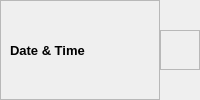
        <widget class="QWidget" name="FooterContainer" native="true">
         <layout class="QHBoxLayout" name="horizontalLayout_11">
          <property name="spacing">
           <number>0</number>
          </property>
          <property name="leftMargin">
           <number>0</number>
          </property>
          <property name="topMargin">
           <number>0</number>
          </property>
          <property name="rightMargin">
           <number>0</number>
          </property>
          <property name="bottomMargin">
           <number>0</number>
          </property>
          <item>
           <widget class="QFrame" name="frame_10">
            <property name="frameShape">
             <enum>QFrame::StyledPanel</enum>
            </property>
            <property name="frameShadow">
             <enum>QFrame::Raised</enum>
            </property>
            <layout class="QHBoxLayout" name="horizontalLayout_12">
             <item>
              <widget class="QLabel" name="label_15">
               <property name="minimumSize">
                <size>
                 <width>0</width>
                 <height>0</height>
                </size>
               </property>
               <property name="font">
                <font>
                 <pointsize>10</pointsize>
                 <bold>true</bold>
                </font>
               </property>
               <property name="text">
                <string>Date &amp; Time</string>
               </property>
              </widget>
             </item>
            </layout>
           </widget>
          </item>
          <item>
           <widget class="QFrame" name="SizeGrip">
            <property name="sizePolicy">
             <sizepolicy hsizetype="Preferred" vsizetype="Preferred">
              <horstretch>30</horstretch>
              <verstretch>30</verstretch>
             </sizepolicy>
            </property>
            <property name="minimumSize">
             <size>
              <width>30</width>
              <height>30</height>
             </size>
            </property>
            <property name="maximumSize">
             <size>
              <width>40</width>
              <height>40</height>
             </size>
            </property>
            <property name="frameShape">
             <enum>QFrame::StyledPanel</enum>
            </property>
            <property name="frameShadow">
             <enum>QFrame::Raised</enum>
            </property>
           </widget>
          </item>
         </layout>
        </widget>
